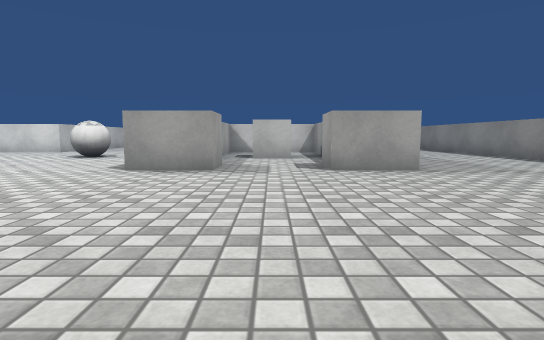
View 1 (above)

24 first-person views from a walk through a scene from a Unity 3-D project. The camera is 0.58 m above the floor, tilts 6° down and sees 80° across. The floor is counted in squares, 1 m on a side. Each view is taken from the middle of a square. On the plan, view 1 faces up. The plan holds only what a view shows up to about 9 squares ahead; the rest is blank. The player is left out. Some surface patterns are stand-ins.

View 2
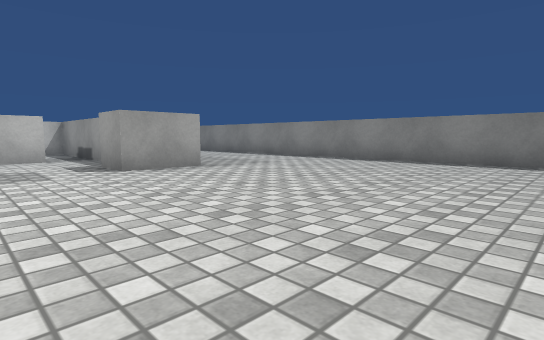

View 3
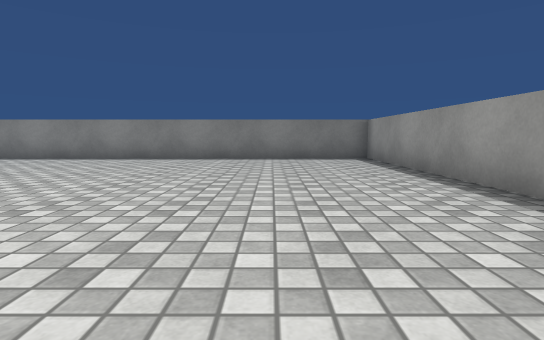

View 4
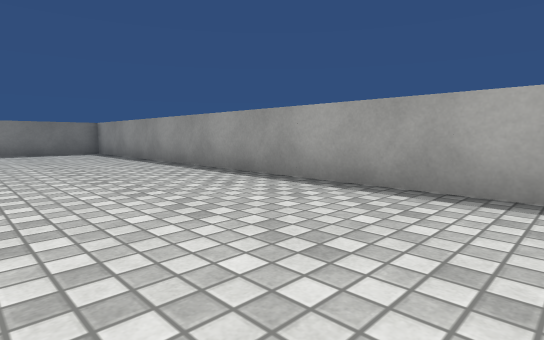

View 5
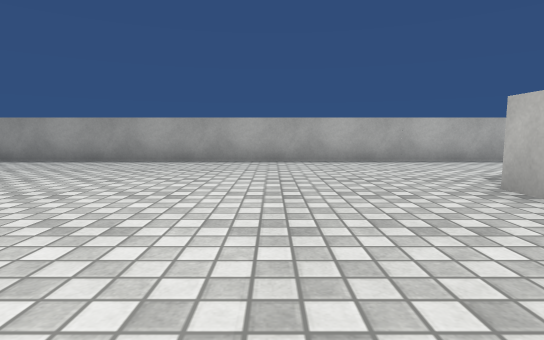

View 6
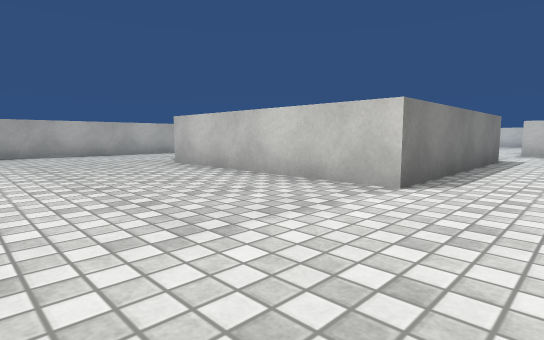

View 7
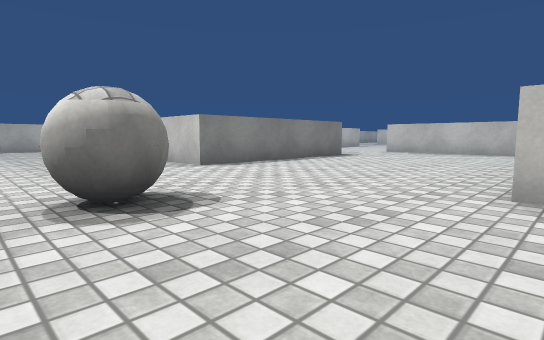

View 8
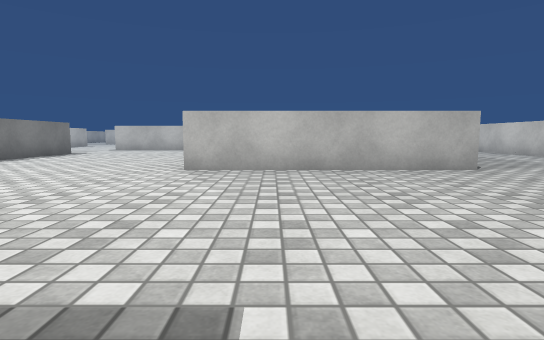

View 9
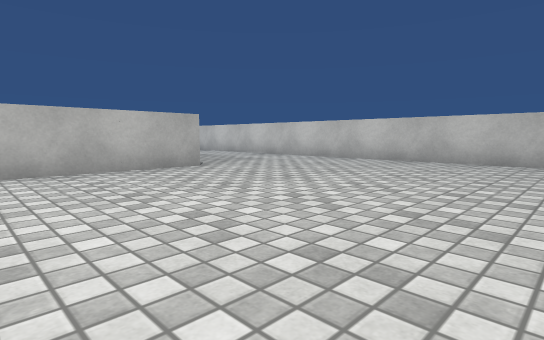

View 10
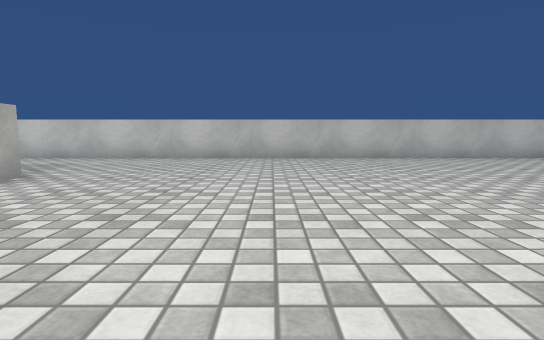

View 11
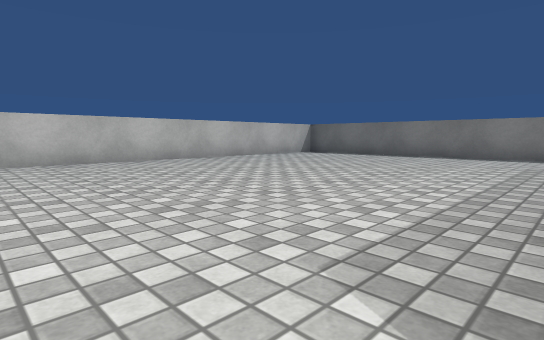

View 12
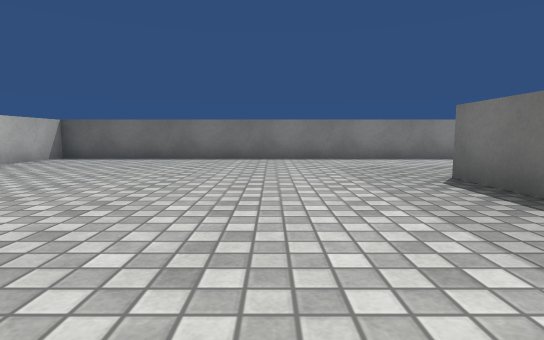

View 13
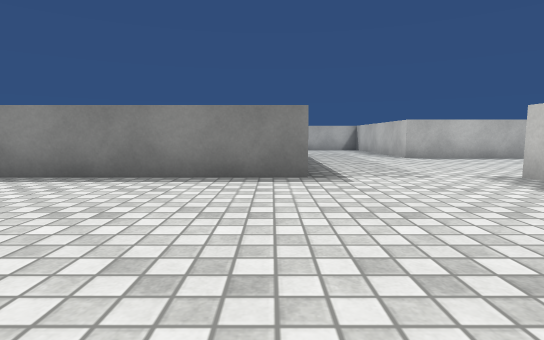

View 14
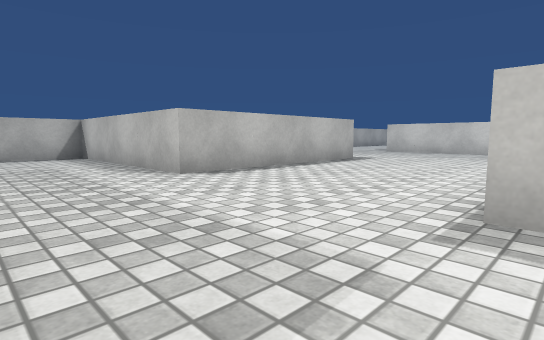

View 15
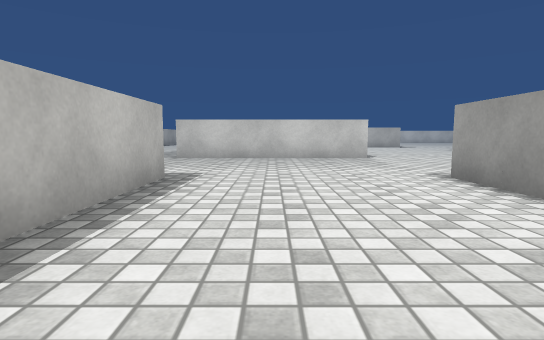

View 16
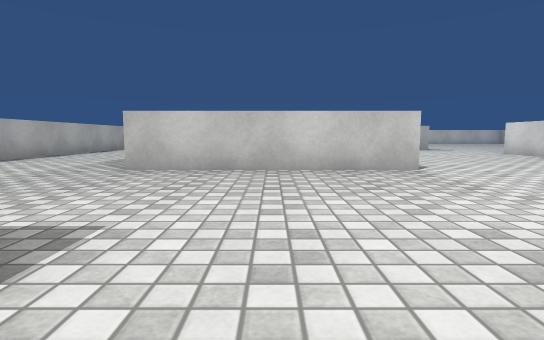

View 17
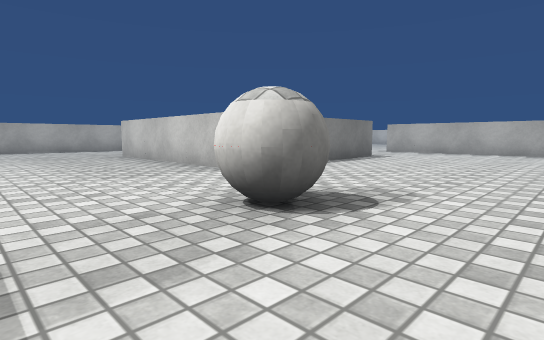

View 18
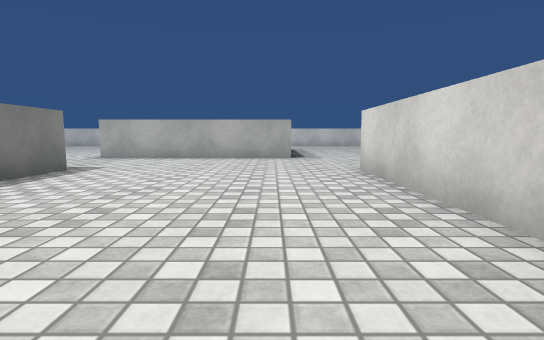

View 19
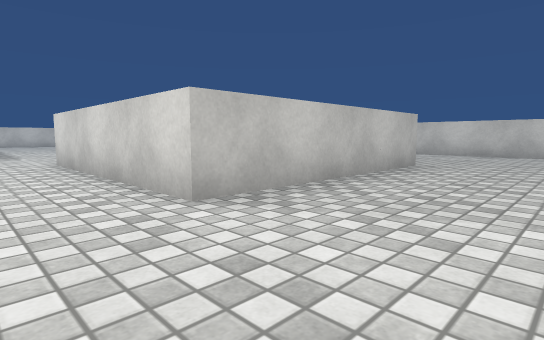

View 20
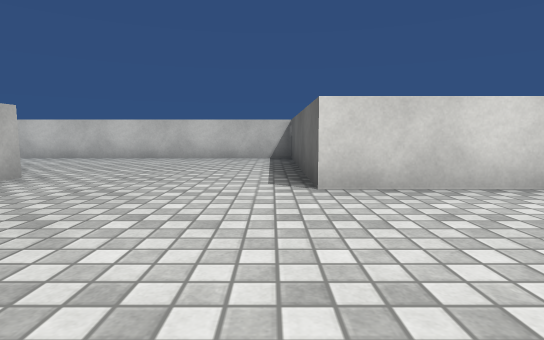

View 21
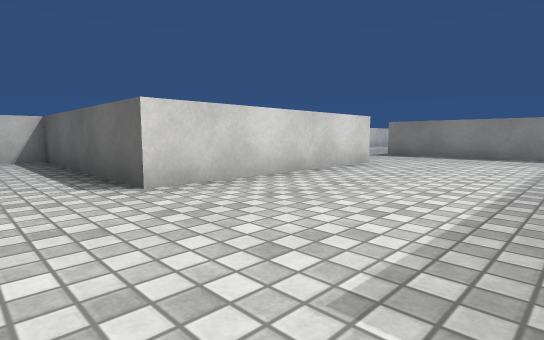

View 22
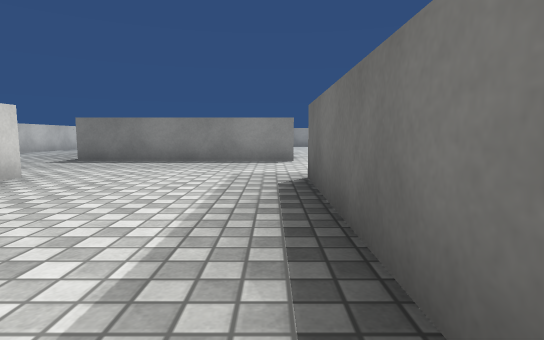

View 23
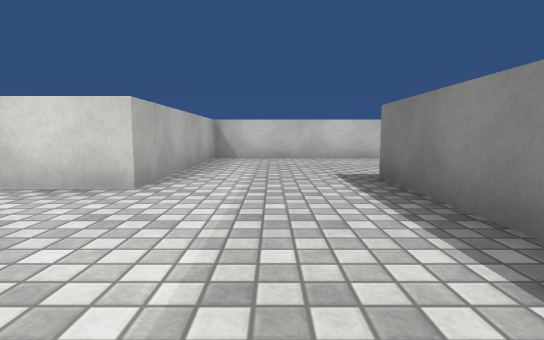

View 24
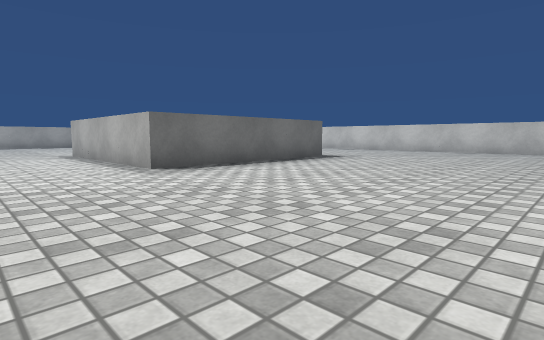

### Floor plan
Points are (right, up) in squares from view 1. A wall is a line through its corners. A room is listed if a view was taken in it or the views show most of it. See-through windows are left out.
Room 1 (views 1, 2, 3, 4, 5, 6, 7, 8, 9, 10, 11, 12, 13, 14)
walls: (-1, 6.5) (-1, 5.5) (-2.5, 5.5); (1.5, 8) (1.5, 10.4); (0.9, 12.5) (2.5, 12.5); (2.6, 5.5) (1, 5.5) (1, 6.5); (-7.5, 16.6) (-7.5, 11.5); (-12.6, 6.5) (-7.5, 6.5) (-7.5, 1.5); (-12.5, 14.5) (-12.5, 16.5); (-15.5, 7) (-15.5, 6.5); (-10.4, -2.5) (6.5, -2.5) (6.5, 20.5) (-15.5, 20.5) (-15.5, 15.5); (-15.5, 0.5) (-15.5, -2.5) (-13.8, -2.5)
ways out: opening at (-14, 0.3) to room 2; opening at (-14, 8.5) to room 2; opening at (-14, 15.7) to room 2
objects: other object (-5, 9); cube (0, 9)
Room 2 (views 15, 16, 17, 18, 19, 20, 21, 22, 23, 24)
walls: (-29.5, 6.5) (-27.2, 6.5); (-24.5, 6.6) (-24.5, 1.5); (-37.4, 10.5) (-32.5, 10.5) (-32.5, 5.5); (-24.5, 16.6) (-24.5, 11.5) (-29.5, 11.5); (-19.5, 11.5) (-15.5, 11.5); (-18.9, 6.5) (-20.5, 6.5); (-20.6, 2.5) (-15.5, 2.5) (-15.5, 0.5); (-28.1, -2.5) (-26.8, -2.5); (-15.5, 15.5) (-20.5, 15.5) (-20.5, 20.5) (-27.6, 20.5); (-12.5, 11.5) (-12.5, 14.5)
ways out: opening at (-14, 0.3) to room 1; opening at (-14, 8.5) to room 1; opening at (-14, 15.7) to room 1
objects: other object (-23, 9)

Where each view was taken, in squares from view 1:
view 1: 0 up, 0 right, facing up
view 2: 0 up, 1 left, facing up-right
view 3: 0 up, 2 left, facing right
view 4: 1 up, 5 left, facing down-right
view 5: 5 up, 5 left, facing down
view 6: 8 up, 4 left, facing down-left
view 7: 12 up, 4 left, facing down-left
view 8: 13 up, 2 left, facing left
view 9: 13 up, 2 left, facing up-left
view 10: 12 up, 4 left, facing up
view 11: 13 up, 3 left, facing up-right
view 12: 15 up, 2 left, facing right
view 13: 11 up, 12 left, facing down
view 14: 7 up, 13 left, facing down-left
view 15: 4 up, 16 left, facing left
view 16: 4 up, 19 left, facing left
view 17: 11 up, 21 left, facing down-left
view 18: 10 up, 24 left, facing left
view 19: 10 up, 22 left, facing up-left
view 20: 12 up, 21 left, facing up
view 21: 12 up, 22 left, facing up-right
view 22: 12 up, 20 left, facing right
view 23: 12 up, 14 left, facing up
view 24: 16 up, 30 left, facing down-left
